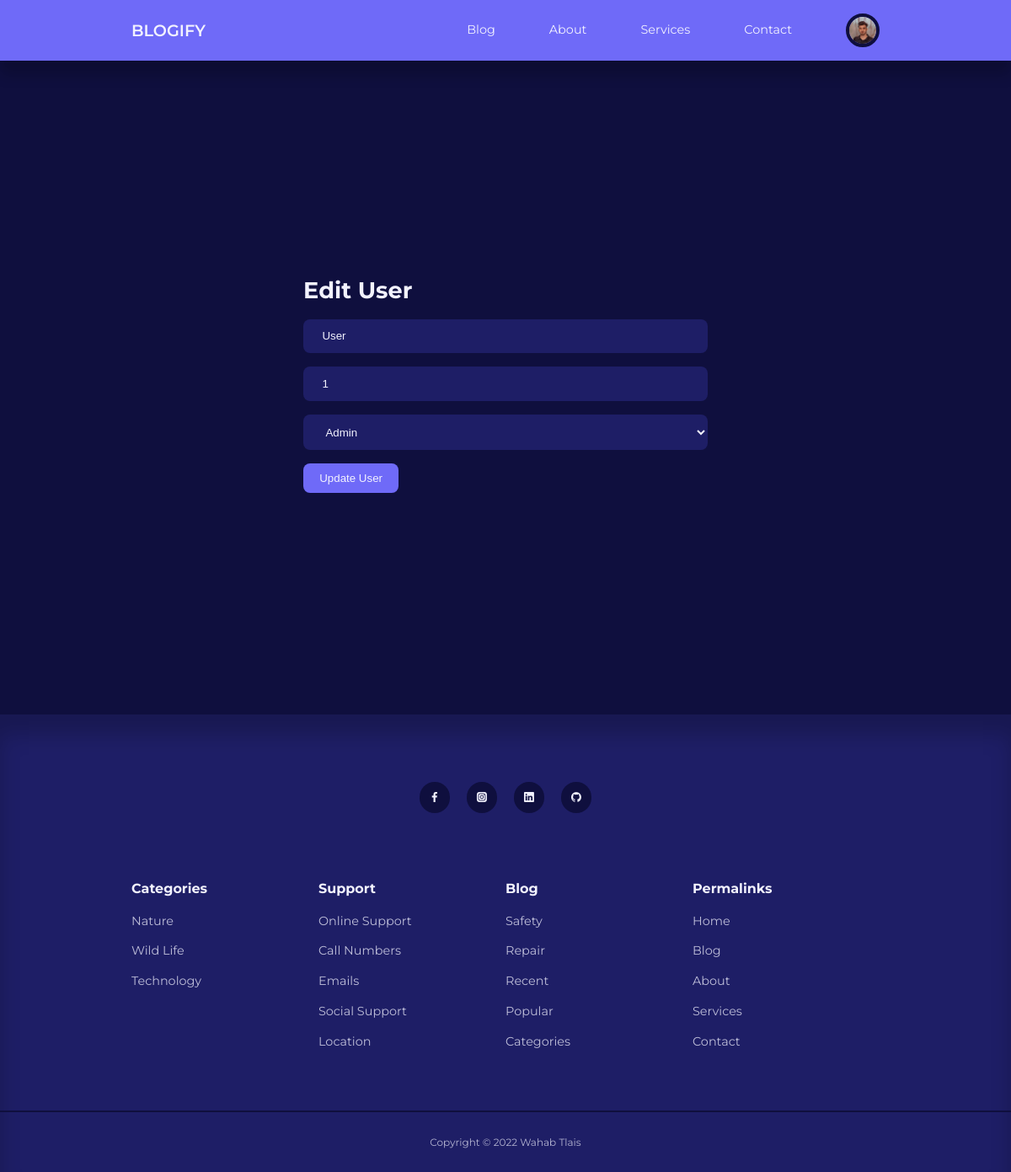
Page /admin/edit-user.php?id=5 (signed in) on the committed database.
### tables this page shows
CREATE TABLE IF NOT EXISTS `users` (
  `id` int(11) UNSIGNED NOT NULL AUTO_INCREMENT,
  `firstname` varchar(50) NOT NULL,
  `lastname` varchar(50) NOT NULL,
  `username` varchar(50) NOT NULL,
  `email` varchar(100) NOT NULL,
  `password` varchar(255) NOT NULL,
  `avatar` varchar(255) NOT NULL,
  `is_admin` tinyint(1) NOT NULL,
  PRIMARY KEY (`id`)
);

CREATE TABLE IF NOT EXISTS `categories` (
  `id` int(11) NOT NULL AUTO_INCREMENT,
  `title` varchar(255) NOT NULL,
  `description` varchar(2000) NOT NULL,
  PRIMARY KEY (`id`)
);

### admin/partials/header.php (called while the page is built, shortened)
<?php
require '../partials/header.php';

### admin/edit-user.php (the view, shortened to what this page needs)
<?php
include 'partials/header.php';
if (isset($_GET['id'])) {
    $id = filter_var($_GET['id'], FILTER_SANITIZE_NUMBER_INT);
    $query = "SELECT * FROM users WHERE id=$id";
    $result = mysqli_query($connection, $query);
    $user = mysqli_fetch_assoc($result);
} else {
    header('location: ' . ROOT_URL . 'admin/manage-users.php');
    die();
}
?>
<section class="form-section">
    <div class="container form-section-container">
        <h2>Edit User</h2>
        <form action="<?= ROOT_URL ?>admin/edit-user-logic.php" method="POST">
            <input type="text" value="<?= $user['firstname'] ?>" name="firstname" placeholder="First Name" />
            <input type="text" value="<?= $user['lastname'] ?>" name="lastname" placeholder="Last Name" />
            <select name="userrole">
                <option value="0">Admin</option>
            </select>
            <button type="submit" name="submit" class="btn">Update User</button>
        </form>
    </div>
</section>
<?php
include '../partials/footer.php';
?>

### partials/header.php (shortened to what this page needs)
<?php
require 'config/database.php';
if (isset($_SESSION['user-id'])) {
    $id = filter_var($_SESSION['user-id'], FILTER_SANITIZE_NUMBER_INT);
    $query = "SELECT avatar FROM users WHERE id=$id";
    $result = mysqli_query($connection, $query);
    $avatar = mysqli_fetch_assoc($result);
}
?>
<!DOCTYPE html>
<html lang="en">
<head>
    <link rel="stylesheet" href="<?= ROOT_URL ?>css/style.css" />
    <link rel="stylesheet" href="https://unicons.iconscout.com/release/v4.0.0/css/line.css" />
</head>
<body>
    <nav>
        <div class="container nav-container">
            <a href="<?= ROOT_URL ?>" class="nav-logo">BLOGIFY</a>
            <ul class="nav-items">
                <li><a href="<?= ROOT_URL ?>blog.php">Blog</a></li>
                <li><a href="<?= ROOT_URL ?>about.php">About</a></li>
                <li><a href="<?= ROOT_URL ?>services.php">Services</a></li>
                <li><a href="<?= ROOT_URL ?>contact.php">Contact</a></li>
                <?php if (isset($_SESSION['user-id'])) : ?>
                    <li class="nav-profile">
                        <div class="avatar">
                            <img src="<?= ROOT_URL . 'images/' . $avatar['avatar'] ?>" />
                        </div>
                    </li>
                <?php else : ?>
                    <li><a href="<?= ROOT_URL ?>signin.php">Signin</a></li>
                <?php endif ?>
            </ul>
        </div>
    </nav>

### partials/footer.php (shortened to what this page needs)
<?php
$all_categories_query = "SELECT * FROM categories";
$all_categories = mysqli_query($connection, $all_categories_query);
?>
<footer>
    <div class="footer-socials">
        <a href="#" target="_blank"><i class="uil uil-facebook-f"></i></a>
        <a href="#" target="_blank"><i class="uil uil-instagram-alt"></i></a>
        <a href="#" target="_blank"><i class="uil uil-linkedin"></i></a>
        <a href="#" target="_blank"><i class="uil uil-github"></i></a>
    </div>
    <div class="container footer-container">
        <article>
            <h4>Categories</h4>
            <?php while ($category = mysqli_fetch_assoc($all_categories)) : ?>
            <ul>
                <li><a href="<?= ROOT_URL ?>category-posts.php?id=<?= $category['id'] ?>"><?= $category['title'] ?></a>
                </li>
            </ul>
            <?php endwhile ?>
        </article>
        <article>
            <h4>Support</h4>
            <ul>
                <li><a href="">Online Support</a></li>
                <li><a href="">Call Numbers</a></li>
                <li><a href="">Emails</a></li>
                <li><a href="">Social Support</a></li>
                <li><a href="">Location</a></li>
            </ul>
        </article>
        <article>
            <h4>Blog</h4>
            <ul>
                <li><a href="">Safety</a></li>
                <li><a href="">Repair</a></li>
                <li><a href="">Recent</a></li>
                <li><a href="">Popular</a></li>
                <li><a href="">Categories</a></li>
            </ul>
        </article>
        <article>
            <h4>Permalinks</h4>
            <ul>
                <li><a href="index.php">Home</a></li>
                <li><a href="blog.php">Blog</a></li>
                <li><a href="about.php">About</a></li>
                <li><a href="services.php">Services</a></li>
                <li><a href="contact.php">Contact</a></li>
            </ul>
        </article>
    </div>
    <div class="footer-copyright">
        <small>Copyright &copy; 2022 Wahab Tlais</small>
    </div>
</footer>
</body>
</html>

### css/style.css (style rules this page uses)
:root { --color-primary: #6f6af8; --color-primary-light: hsl(242, 91%, 18%); --color-primary-variant: #5854c7; --color-red: #da0f3f; --color-red-light: hsl(346, 87%, 46%, 15%); --color-green: #00c476; --color-green-light: hsl(156, 100%, 38%, 15%); --color-gray-900: #1e1e66; --color-gray-700: #2d2b7c; --color-gray-300: rgba(242, 242, 254, 0.3); --color-gray-200: rgba(242, 242, 254, 0.7); --color-white: #f2f2fe; --color-bg: #0f0f3e; --transition: all 300ms ease; --container-width-lg: 74%; --container-width-md: 88%; --form-width: 40%; --card-border-radius-1: 0.3rem; --card-border-radius-2: 0.5rem; --card-border-radius-3: 0.8rem; --card-border-radius-4: 2rem; --card-border-radius-5: 5rem; }
* { margin: 0; padding: 0; outline: 0; border: 0; appearance: 0; list-style: none; text-decoration: none; box-sizing: border-box; }
body { font-family: "Montserrat", sans-serif; line-height: 1.6; color: var(--color-gray-200); overflow-x: hidden; background: var(--color-bg); font-size: 0.9rem; }
.container { width: var(--container-width-lg); max-width: 1800px; margin-inline: auto; }
section { margin-top: 3rem; width: 100vw; }
h1, h2, h3, h4, h5 { color: var(--color-white); line-height: 1.3; }
h2 { font-size: 1.7rem; margin: 1rem 0; }
h4 { font-size: 1rem; }
a { color: var(--color-white); transition: var(--transition); }
img { display: block; width: 100%; object-fit: cover; }
nav { background: var(--color-primary); width: 100vw; height: 4.5rem; position: fixed; top: 0; z-index: 10; box-shadow: 0 1rem 1rem rgba(0, 0, 0, 0.2); }
.nav-container { height: 100%; display: flex; align-items: center; justify-content: space-between; }
.avatar { width: 2.5rem; height: 2.5rem; border-radius: 50%; overflow: hidden; border: 0.3rem solid var(--color-bg); }
.nav-logo { font-weight: 600; font-size: 1.2rem; }
.nav-items { display: flex; align-items: center; gap: 4rem; }
.nav-profile { position: relative; cursor: pointer; }
footer { background: var(--color-gray-900); padding: 5rem 0 0; box-shadow: inset 0 1.5rem 1.5rem rgba(0, 0, 0, 0.2); }
.footer-socials { margin-inline: auto; width: fit-content; margin-bottom: 5rem; display: flex; justify-content: space-between; align-items: center; gap: 1.2rem; }
.footer-socials a { background: var(--color-bg); border-radius: 50%; width: 2.3rem; height: 2.3rem; display: flex; align-items: center; justify-content: center; }
.footer-container { display: grid; grid-template-columns: repeat(4, 1fr); }
footer h4 { color: var(--color-white); margin-bottom: 0.6rem; }
footer ul li { padding: 0.4rem 0; }
footer ul a { opacity: 0.75; }
.footer-copyright { text-align: center; padding: 1.5rem 0; border-top: 2px solid var(--color-bg); margin-top: 4rem; }
.btn { display: inline-block; width: fit-content; padding: 0.6rem 1.2rem; background-color: var(--color-primary); border-radius: var(--card-border-radius-2); cursor: pointer; transition: var(--transition); color: var(--color-white); }
.form-section { display: grid; place-items: center; height: 100vh; }
.form-section-container { width: var(--form-width); }
form { display: flex; flex-direction: column; gap: 1rem; }
input, textarea, select { padding: 0.8rem 1.4rem; background-color: var(--color-gray-900); border-radius: var(--card-border-radius-2); resize: none; color: var(--color-white); }

### rows in the picture
users: avatar (picture)
users: firstname "User", lastname "1"
categories: title "Nature"
categories: title "Wild Life"
categories: title "Technology"
